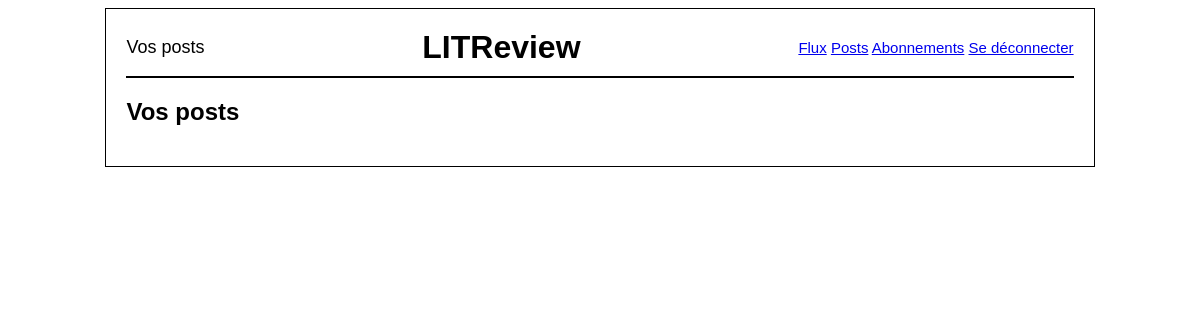
Before: /posts/ (signed in) with the older database file.
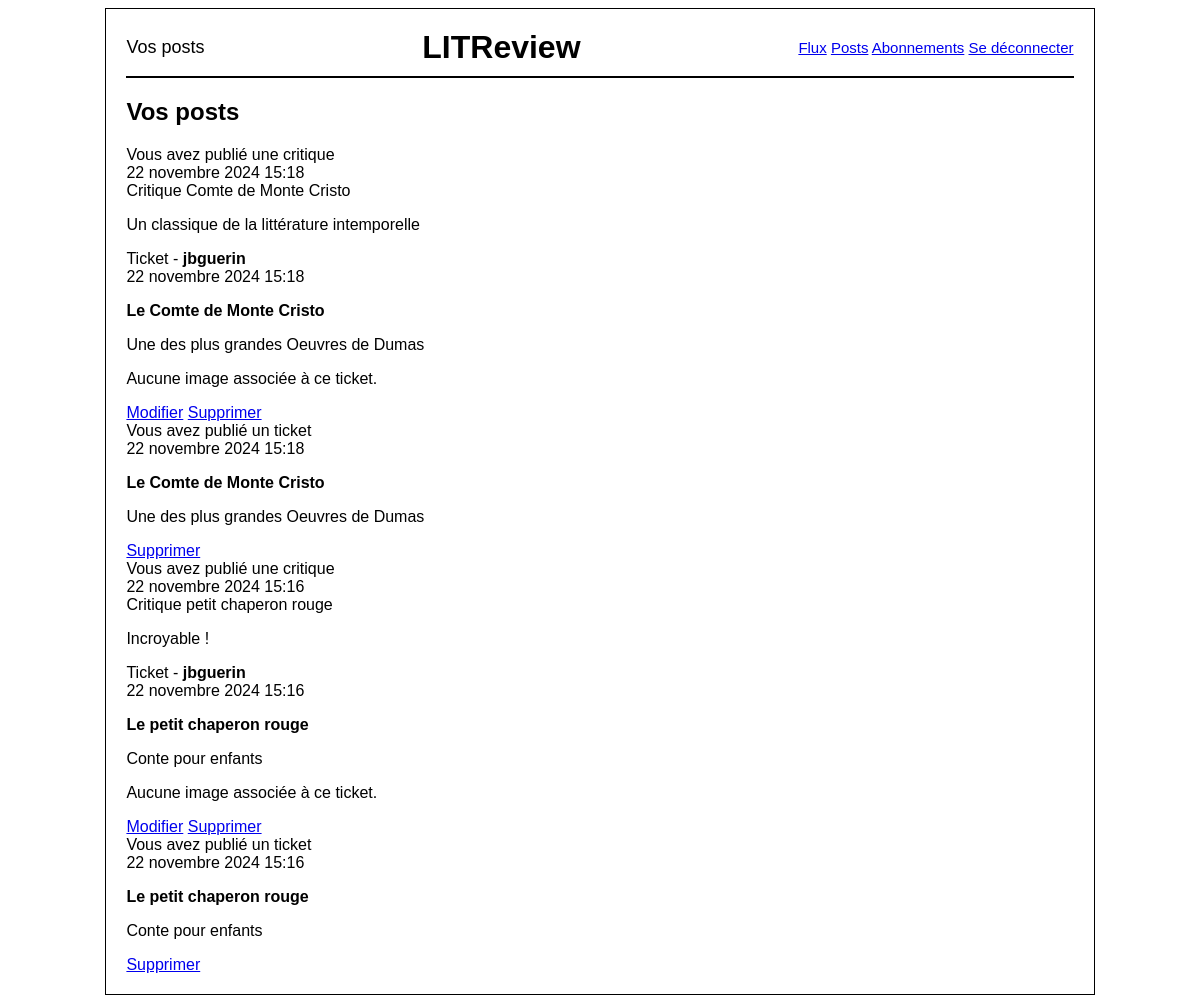
After: the same page with the newer database file.
### review/models.py (models this page shows, shortened)
class Review(models.Model):
    ticket = models.ForeignKey(to=Ticket, on_delete=models.CASCADE)
    rating = models.PositiveSmallIntegerField(
        validators=[MinValueValidator(0), MaxValueValidator(5)])
    headline = models.CharField(max_length=128)
    body = models.TextField(max_length=8192, blank=True)
    user = models.ForeignKey(
        to=settings.AUTH_USER_MODEL, on_delete=models.CASCADE, null=True)
    time_created = models.DateTimeField(auto_now_add=True)
    contributors = models.ManyToManyField(
        settings.AUTH_USER_MODEL,
        through='ReviewContributor',
        related_name='contributions')

class Ticket(models.Model):
    title = models.CharField(max_length=128)
    description = models.TextField(max_length=2048, blank=True)
    user = models.ForeignKey(to=settings.AUTH_USER_MODEL, on_delete=models.CASCADE)
    image = models.ImageField(null=True, blank=True)
    time_created = models.DateTimeField(auto_now_add=True)
    def has_review(self):
        return self.review_set.exists()

### authentification/models.py (models this page shows)
class User(AbstractUser):
    REVIEW_CREATOR = 'CREATOR'
    SUBSCRIBER = 'SUBSCRIBER'
    ROLE_CHOICES = (
        (REVIEW_CREATOR, 'créateur de review'),
        (SUBSCRIBER, 'abonné'),
    )
    role = models.CharField(max_length=30, choices=ROLE_CHOICES, verbose_name='rôle', default= REVIEW_CREATOR)
    follows = models.ManyToManyField(
        'self',
        limit_choices_to={'role': REVIEW_CREATOR},
        symmetrical=False,
        verbose_name='follow'
    )
    pass

### review/views.py (the view)
# urls.py: path('posts/', review.views.post_ticket_review, name="posts"),
@login_required
def post_ticket_review(request):
    tickets = Ticket.objects.filter(user=request.user)
    reviews = Review.objects.filter(user=request.user)
    posts = list(tickets) + list(reviews)
    posts.sort(key=lambda x: x.time_created, reverse=True)
    context = {
        "posts": posts,
    }
    return render(request, "review/posts.html", context)

### review/templates/review/posts.html (shortened to what this page needs)
{% extends 'base.html' %}
{% block title %} Vos posts {% endblock title %}
{% block content %}
    <div class="posts-page base-page">
        <div class="icone-title">
            <h2>Vos posts</h2>
        </div>
        {% for post in posts %}
            {% if post.ticket %}
                <div class="post-review">
                    <div class="title-date">
                        <div class="post-icone">
                            <div class="post-icone-title">
                                Vous avez publié une critique
                            </div>
                        </div>
                        {{ post.time_created }}
                    </div>
                    <div>
                        <div class="star-rating">
                            <span>{{ post.headline }}</span>
                        </div>
                        <p class="text-description">{{ post.body }}</p>
                    </div>
                    <div class="post-ticket-review">
                        <div class="post-icone">
                            <div class="post-icone-title">
                                <span>Ticket - <strong>{{ post.ticket.user }}</strong></span>
                            </div>
                            <span>{{ post.ticket.time_created }}</span>
                        </div>
                        <p><strong>{{ post.ticket.title }}</strong></p>
                        <p class="text-description">{{ post.ticket.description }}</p>
                        {% if post.ticket.image %}
                            <img src="{{ post.ticket.image.url }}" alt="{{ post.ticket.title }}">
                        {% else %}
                            <p>Aucune image associée à ce ticket.</p>
                        {% endif %}
                    </div>
                    <div class="connexion-button button-submit-right">
                        <a href="{% url 'review_update' post.id %}" class="submit-button">Modifier</a>
                        <a href="{% url 'review_delete' post.id %}" class="submit-button">Supprimer</a>
                    </div>
                </div>
            {% else %}
                <div class="post-ticket">
                    <div class="title-date">
                        <div class="post-icone">
                            <div class="post-icone-title">
                                Vous avez publié un ticket
                            </div>
                        </div>
                        {{ post.time_created }}
                    </div>
                    <p><strong>{{ post.title }}</strong></p>
                    <p class="text-description">{{ post.description }}</p>
                    <div class="connexion-button button-submit-right">
                        <a href="{% url 'ticket_delete' post.id %}" class="submit-button">Supprimer</a>
                    </div>
                </div>
            {% endif %}
        {% endfor %}
    </div>
{% endblock content %}

### litrevu/templates/base.html (shortened to what this page needs)
<html>
    <head>
    </head>
    <body>
        <div class="container">
            <div class="header">
                <span id="page-title" style="font-size: 18px; text-align: center;">{% block title %}{% endblock title %}</span>
            <div class="litreview">
                <h1>LITReview</h1>
            </div>
                <span id="page-nav" style="font-size: 15px;">
                    <a href="{% url 'flux' %}">Flux</a>
                    <a href="{% url 'posts' %}">Posts</a>
                    <a href="{% url 'user_followed_list' %}">Abonnements</a>
                    <a href="{% url 'logout' %}">Se déconnecter</a>
                </span>
            </div>
            <div class="content">
                {% block content %}{% endblock content %}
            </div>
        </div>
    </body>
</html>

### litrevu/templates/base.html (style rules this page uses)
body { font-family: Arial, sans-serif; }
.container { width: 80%; margin: 0 auto; padding: 20px; border: 1px solid black; }
.header { display: flex; justify-content: space-between; align-items: center; border-bottom: 1px solid black; padding-bottom: 10px; }
.header h1 { margin: 0 auto; text-align: center; }
.content { display: block; justify-content: space-between; align-items: center; border-top: 1px solid black; }

Changed rows visible on the page:
added Review: time_created "22 novembre 2024 15:18", headline "Critique Comte de Monte Cristo", body "Un classique de la littérature intemporelle", ticket.user "jbguerin", ticket.time_created "22 novembre 2024 15:18", ticket "Le Comte de Monte Cristo", ticket.description "Une des plus grandes Oeuvres de Dumas", shows "Aucune image associée à ce ticket."
added Ticket: time_created "22 novembre 2024 15:18", title "Le Comte de Monte Cristo", description "Une des plus grandes Oeuvres de Dumas"
added Review: time_created "22 novembre 2024 15:16", headline "Critique petit chaperon rouge", body "Incroyable !", ticket.user "jbguerin", ticket.time_created "22 novembre 2024 15:16", ticket "Le petit chaperon rouge", ticket.description "Conte pour enfants", shows "Aucune image associée à ce ticket."
added Ticket: time_created "22 novembre 2024 15:16", title "Le petit chaperon rouge", description "Conte pour enfants"
